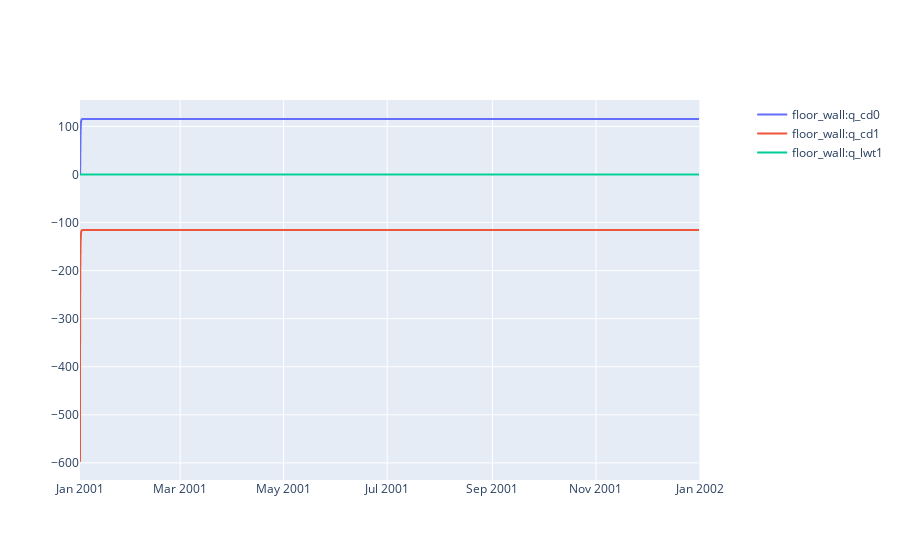

Notebook cell for this chart:
### Code cell
suelo = pro.component("floor_wall")
q_cd0 = suelo.variable("q_cd0")  
q_cd1 = suelo.variable("q_cd1")  
q_lwt1 = suelo.variable("q_lwt1")  

sim.plot(pro.dates(),[q_cd0, q_cd1, q_lwt1])

### Figure 1 — Plotly figure (JSON) as saved in the notebook; plotly's stock layout.template omitted (floating-point values rounded to 4 significant figures; data arrays with more than 128 entries replaced by an {"elided": "..."} marker saying what was removed)
{"data": [{"hovertemplate": "date=%{x}<br>floor_wall:q_cd0=%{y}<extra></extra>", "legendgroup": "", "line": {"dash": "solid"}, "marker": {"symbol": "circle"}, "mode": "lines", "name": "floor_wall:q_cd0", "showlegend": true, "type": "scattergl", "x": {"elided": "8760 str values"}, "xaxis": "x", "y": {"elided": "8760 float values"}, "yaxis": "y"}, {"hovertemplate": "date=%{x}<br>floor_wall:q_cd1=%{y}<extra></extra>", "legendgroup": "", "line": {"dash": "solid"}, "marker": {"symbol": "circle"}, "mode": "lines", "name": "floor_wall:q_cd1", "showlegend": true, "type": "scattergl", "x": {"elided": "8760 str values"}, "xaxis": "x", "y": {"elided": "8760 float values"}, "yaxis": "y"}, {"hovertemplate": "date=%{x}<br>floor_wall:q_lwt1=%{y}<extra></extra>", "legendgroup": "", "line": {"dash": "solid"}, "marker": {"symbol": "circle"}, "mode": "lines", "name": "floor_wall:q_lwt1", "showlegend": true, "type": "scattergl", "x": {"elided": "8760 str values"}, "xaxis": "x", "y": {"elided": "8760 float values"}, "yaxis": "y"}], "layout": {"xaxis": {"anchor": "y", "domain": [0, 0.94]}, "yaxis": {"anchor": "x", "domain": [0, 1]}, "yaxis2": {"anchor": "x", "overlaying": "y", "side": "right"}}}
